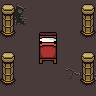

This is a level from a 2D game, rendered from its Tiled map with the project's own tilesets. A one-line summary and the complete map file follow:
An orthogonal 6x6 tile map with 16x16 px tiles, 4 tile layers (Floor1, Floor2 (Decorations), Walls (Collidable), Items1 (Collidable)), 2 hidden layers not drawn.

<map version="1.2" tiledversion="1.2.1" orientation="orthogonal" renderorder="right-down" width="6" height="6" tilewidth="16" tileheight="16" infinite="0" nextlayerid="7" nextobjectid="1">
 <tileset firstgid="1" source="../../../../tilesets/actual/UltimateTileset.tsx" />
 <layer id="1" name="Floor1" width="6" height="6">
  <data encoding="csv">
143,143,143,143,143,143,
143,143,143,143,143,143,
143,143,143,143,143,143,
143,143,143,143,143,143,
143,143,143,143,143,143,
143,143,143,143,143,143
</data>
 </layer>
 <layer id="2" name="Floor2 (Decorations)" width="6" height="6">
  <data encoding="csv">
129,130,0,0,0,0,
145,146,0,0,0,0,
0,0,0,0,0,0,
0,0,0,0,0,0,
0,0,0,0,114,115,
0,0,0,0,0,0
</data>
 </layer>
 <layer id="3" name="Walls (Collidable)" width="6" height="6">
  <data encoding="csv">
51,0,0,0,0,51,
67,0,0,0,0,67,
83,0,0,0,0,83,
51,0,0,0,0,51,
67,0,0,0,0,67,
83,0,0,0,0,83
</data>
 </layer>
 <layer id="4" name="Items1 (Collidable)" width="6" height="6">
  <data encoding="csv">
0,0,0,0,0,0,
0,0,0,0,0,0,
0,0,267,268,0,0,
0,0,283,284,0,0,
0,0,0,0,0,0,
0,0,0,0,0,0
</data>
 </layer>
 <layer id="5" name="Items2 (Triggerable)" width="6" height="6" visible="0">
  <data encoding="csv">
0,0,0,0,0,0,
0,0,0,0,0,0,
0,0,0,0,0,0,
0,0,0,0,0,0,
0,0,0,0,0,0,
0,0,0,0,0,0
</data>
 </layer>
 <layer id="6" name="Characters" width="6" height="6" visible="0">
  <data encoding="csv">
0,0,0,0,0,0,
0,0,0,0,0,0,
0,0,0,0,0,0,
0,0,0,0,0,0,
0,0,0,0,0,0,
0,0,0,0,0,0
</data>
 </layer>
</map>
